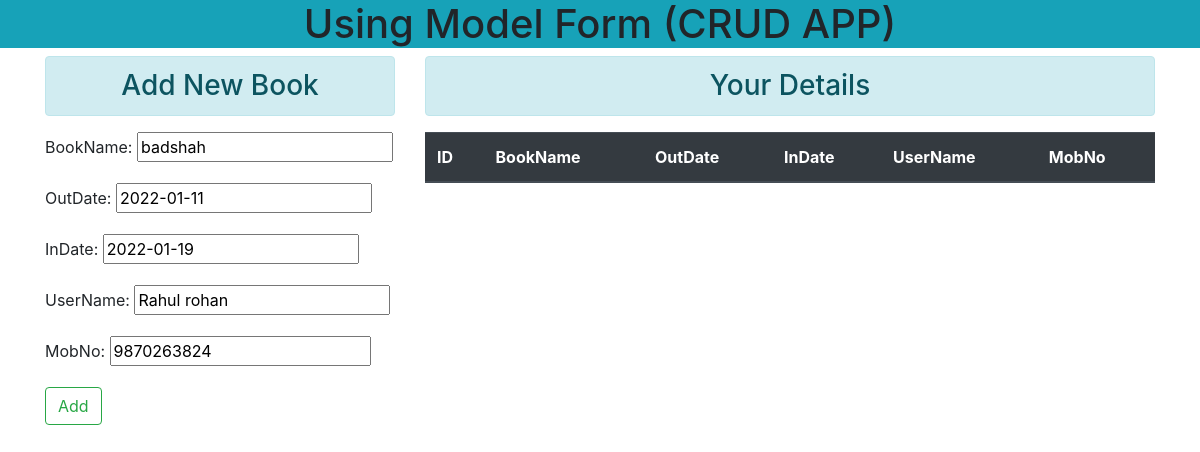
Page /4/ on the committed database.
### LibraryApp/models.py (models this page shows)
class BookRecord(models.Model):
    BookName=models.CharField(max_length=100)
    OutDate=models.DateField()
    InDate=models.DateField()
    UserName=models.CharField(max_length=50,unique=True)
    MobNo=models.BigIntegerField()

### LibraryApp/views.py (the view)
# urls.py: path('<int:id>/', views.update_data, name='update'),
def update_data(request,id):
    if request.method =='POST':
        edit =BookRecord.objects.get(pk=id)
        bn = BookRegistration(request.POST,instance=edit)
        if bn.is_valid():
            bn.save()
        messages.info(request, "Update Successfully.")
    else:
        edit = BookRecord.objects.get(pk=id)
        bn = BookRegistration(instance=edit)
    return render(request, 'update.html', {'form':bn})
    return redirect('/')

### LibraryApp/forms.py
class BookRegistration(forms.ModelForm):
    class Meta:
        model=BookRecord
        fields=['BookName','OutDate','InDate','UserName','MobNo']
        widget={
            'BookName': forms.TextInput(attrs={'class':'form-control'}),
            'OutDate': forms.DateInput(attrs={'class':'form-control'}),
            'InDate': forms.DateInput(attrs={'class':'form-control'}),
            'UserName': forms.TextInput(attrs={'class':'form-control'}),
            'MobNo': forms.TextInput(attrs={'class':'form-control'}),
        }

### LibraryApp/templates/update.html (shortened to what this page needs)
<!DOCTYPE html>
<html>
<head>
    <link rel="stylesheet" href="https://stackpath.bootstrapcdn.com/bootstrap/4.5.0/css/bootstrap.min.css">
</head>
<body>
    <div class="col-lg-12 bg-info text-center">
        <h1>Using Model Form (CRUD APP)</h1>
    </div>
    <div class="col-lg-12 col-md-12">
        <div class="container">
            <div class="row">
                <div class="col-lg-4 col-md-4">
                    <h3 class="text-center alert alert-info">Add New Book</h3>
                    <form action="" method="POST">
                        {% csrf_token %} {% comment %} This means it render the form as paragraph in template {% endcomment %} {{form.as_p}}
                        <input type="submit" class="btn btn-outline-success" value="Add">
                    </form>
                </div>
                <div class="col-lg-8 col-md-8">
                    <h3 class="text-center alert alert-info">Your Details</h3>
                    <table class="table">
  <thead class="thead-dark">
    <tr>
    <th scope="col">ID</th>
      <th scope="col">BookName</th>
      <th scope="col">OutDate</th>
      <th scope="col">InDate</th>
      <th scope="col">UserName</th>
      <th scope="col">MobNo</th>
    </tr>
  </thead>
</table>
                </div>
            </div>
        </div>
    </div>
</body>
</html>

### rows in the picture
BookRecord: BookName "badshah", OutDate "2022-01-11", InDate "2022-01-19", UserName "Rahul rohan", MobNo "9870263824"
